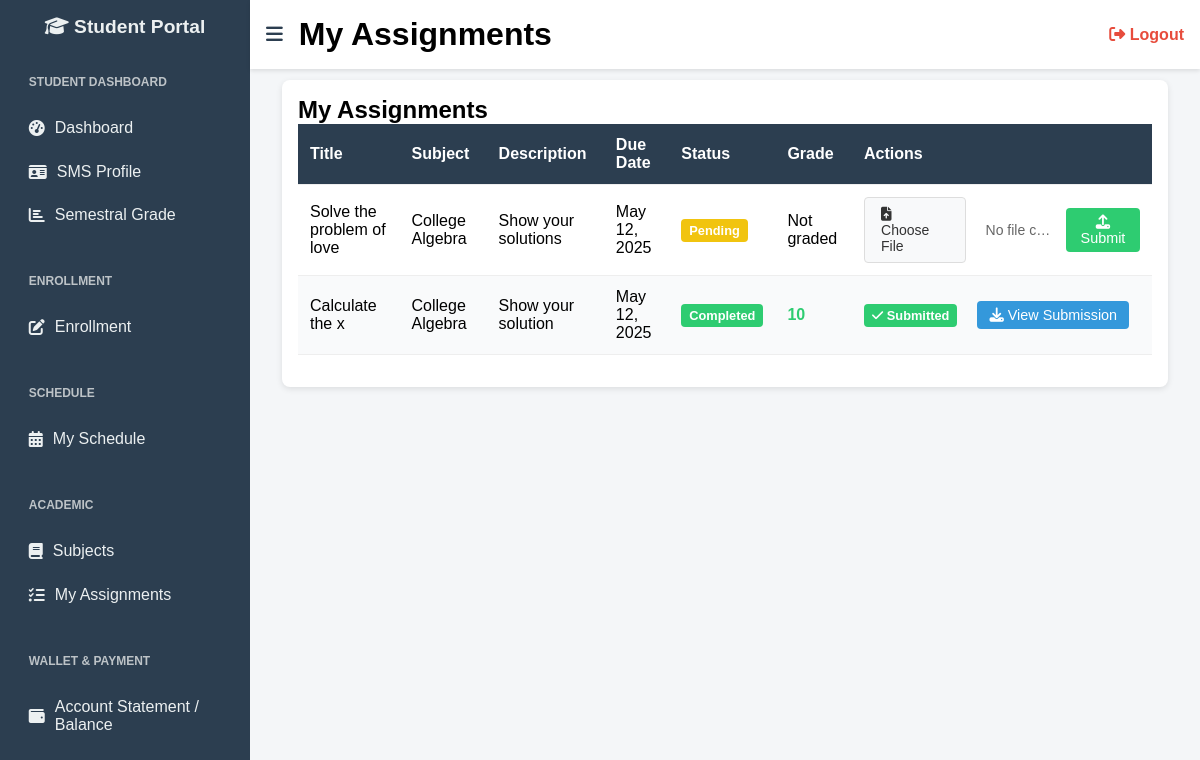
The app's page /student_assignments.php (signed in) with its own data.
### tables this page shows
CREATE TABLE `assignments` (
  `id` int(11) NOT NULL,
  `title` varchar(255) NOT NULL,
  `description` text DEFAULT NULL,
  `due_date` date NOT NULL,
  `subject_id` int(11) NOT NULL,
  `created_at` timestamp NOT NULL DEFAULT current_timestamp()
);

CREATE TABLE `subjects` (
  `id` int(11) NOT NULL,
  `subject_code` varchar(50) NOT NULL,
  `subject_name` varchar(100) NOT NULL,
  `units` int(11) NOT NULL,
  `semester` varchar(20) DEFAULT NULL,
  `year_level` varchar(20) DEFAULT NULL,
  `school_year` varchar(9) DEFAULT NULL,
  `program` varchar(255) DEFAULT NULL
);

CREATE TABLE `assignment_submissions` (
  `id` int(11) NOT NULL,
  `assignment_id` int(11) NOT NULL,
  `student_id` int(11) NOT NULL,
  `status` enum('pending','completed') DEFAULT 'pending',
  `file_path` varchar(255) DEFAULT NULL,
  `grade` int(11) DEFAULT NULL,
  `submitted_at` timestamp NOT NULL DEFAULT current_timestamp()
);

### student_assignments.php (the view, shortened to what this page needs)
<?php
include('db_connect.php');
function getStudentAssignments() {
    global $conn;
    $student_id = $_SESSION['student_id'];
    $check_column = "SHOW COLUMNS FROM assignment_submissions LIKE 'file_path'";
    $result = $conn->query($check_column);
    $has_file_path = $result->num_rows > 0;
    $sql = "SELECT a.*, s.subject_name,
            COALESCE(asub.status, 'pending') as submission_status,
            asub.submitted_at" .
            ($has_file_path ? ", asub.file_path" : "") . ",
            asub.grade
            FROM assignments a
            JOIN subjects s ON a.subject_id = s.id
            JOIN enrollments e ON s.id = e.subject_id
            LEFT JOIN assignment_submissions asub ON a.id = asub.assignment_id AND asub.student_id = ?
            WHERE e.student_id = ?
            ORDER BY a.due_date ASC";
    $stmt = $conn->prepare($sql);
    $stmt->bind_param("ii", $student_id, $student_id);
    $stmt->execute();
    $result = $stmt->get_result();
    return $result->fetch_all(MYSQLI_ASSOC);
}
$assignments = getStudentAssignments();
?>
<!DOCTYPE html>
<html lang="en">
<head>
    <link rel="stylesheet" href="https://cdnjs.cloudflare.com/ajax/libs/font-awesome/6.4.0/css/all.min.css"/>
</head>
<body>
<div class="sidebar" id="sidebar">
        <h2><i class="fas fa-graduation-cap"></i> <span>Student Portal</span></h2>
        <ul>
            <li class="section-title">Student Dashboard</li>
            <li><a href="dashboard.php"><i class="fas fa-tachometer-alt"></i> <span>Dashboard</span></a></li>
            <li><a href="sms_profile.php"><i class="fas fa-id-card"></i> <span>SMS Profile</span></a></li>
            <li><a href="semestral_grade.php"><i class="fas fa-chart-bar"></i> <span>Semestral Grade</span></a></li>
            <li class="section-title">Enrollment</li>
            <li><a href="enrollment.php"><i class="fas fa-edit"></i> <span>Enrollment</span></a></li>
            <li class="section-title">Schedule</li>
            <li><a href="student_schedule.php"><i class="fas fa-calendar-alt"></i> <span>My Schedule</span></a></li>
            <li class="section-title">Academic</li>
            <li><a href="subjects.php"><i class="fas fa-book"></i> <span>Subjects</span></a></li>
            <li><a href="student_assignments.php"><i class="fas fa-tasks"></i> <span>My Assignments</span></a></li>
            <li class="section-title">Wallet & Payment</li>
            <li><a href="account_statement.php"><i class="fas fa-wallet"></i> <span>Account Statement / Balance</span></a></li>
        </ul>
    </div>
    <div class="topbar" id="topbar">
        <button class="toggle-btn" onclick="toggleSidebar()">
            <i class="fas fa-bars"></i>
        </button>
        <h1>My Assignments</h1>
        <a href="logout.php" class="logout-btn"><i class="fas fa-sign-out-alt"></i> Logout</a>
    </div>
    <div class="content" id="content">
        <div id="assignments-content">
            <div class="assignment-table">
                <h2>My Assignments</h2>
                <table>
                    <thead>
                        <tr>
                            <th>Title</th>
                            <th>Subject</th>
                            <th>Description</th>
                            <th>Due Date</th>
                            <th>Status</th>
                            <th>Grade</th>
                            <th>Actions</th>
                        </tr>
                    </thead>
                    <tbody>
                        <?php foreach ($assignments as $assignment): ?>
                        <tr>
                            <td><?php echo htmlspecialchars($assignment['title']); ?></td>
                            <td><?php echo htmlspecialchars($assignment['subject_name']); ?></td>
                            <td><?php echo htmlspecialchars($assignment['description']); ?></td>
                            <td><?php echo date('M d, Y', strtotime($assignment['due_date'])); ?></td>
                            <td>
                                <span class="status-badge status-<?php echo $assignment['submission_status']; ?>">
                                    <?php echo ucfirst($assignment['submission_status']); ?>
                                </span>
                            </td>
                            <td>
                                <?php if (isset($assignment['grade']) && $assignment['grade'] !== null): ?>
                                    <span style="color:#2ecc71; font-weight:bold;"> <?php echo $assignment['grade']; ?> </span>
                                <?php else: ?>
                                    <span class="text-muted">Not graded</span>
                                <?php endif; ?>
                            </td>
                            <td>
                                <?php if ($assignment['submission_status'] === 'pending'): ?>
                                    <form method="POST" enctype="multipart/form-data" style="display: inline;">
                                        <div class="file-upload-container">
                                            <div class="file-upload-wrapper">
                                                <label for="file-<?php echo $assignment['id']; ?>" class="file-upload-button">
                                                    <i class="fas fa-file-upload"></i> Choose File
                                                </label>
                                            </div>
                                            <span class="file-name" id="file-name-<?php echo $assignment['id']; ?>">No file chosen</span>
                                            <button type="submit" class="btn btn-success">
                                                <i class="fas fa-upload"></i> Submit
                                        </button>
                                        </div>
                                    </form>
                                <?php else: ?>
                                    <div class="submission-actions">
                                        <span class="status-badge status-completed">
                                            <i class="fas fa-check"></i> Submitted
                                        </span>
                                        <?php if (isset($assignment['file_path']) && $assignment['file_path']): ?>
                                            <a href="<?php echo htmlspecialchars($assignment['file_path']); ?>" class="btn-info" target="_blank">
                                                <i class="fas fa-download"></i> View Submission
                                            </a>
                                        <?php endif; ?>
                                    </div>
                                <?php endif; ?>
                            </td>
                        </tr>
                        <?php endforeach; ?>
                    </tbody>
                </table>
            </div>
        </div>
    </div>
</body>
</html>

### student_assignments.php (style rules this page uses)
* { box-sizing: border-box; margin: 0; padding: 0; }
body { font-family: Arial, sans-serif; display: flex; min-height: 100vh; background-color: #f4f6f8; }
.sidebar { width: 250px; background-color: #2c3e50; color: #ecf0f1; padding-top: 1rem; flex-shrink: 0; overflow: hidden; transition: all 0.3s ease; }
.sidebar h2 { text-align: center; margin-bottom: 1rem; font-size: 1.2rem; }
.sidebar ul { list-style: none; padding: 0 1rem; }
.sidebar li { padding: 0.8rem; cursor: pointer; transition: background-color 0.2s; }
.sidebar .section-title { font-weight: bold; font-size: 0.75rem; margin-top: 1.5rem; margin-bottom: 0.3rem; color: #bdc3c7; text-transform: uppercase; }
.sidebar li a { text-decoration: none; color: inherit; display: flex; align-items: center; gap: 10px; }
.topbar { position: fixed; left: 250px; right: 0; top: 0; background-color: #fff; padding: 1rem; box-shadow: 0 2px 4px rgba(0,0,0,0.1); z-index: 999; display: flex; align-items: center; gap: 1rem; transition: all 0.3s ease; }
.toggle-btn { font-size: 1.2rem; cursor: pointer; background: none; border: none; color: #2c3e50; }
.logout-btn { margin-left: auto; text-decoration: none; color: #e74c3c; font-weight: bold; }
.content { flex-grow: 1; padding: 5rem 2rem 2rem 2rem; transition: all 0.3s ease; margin-left: 0; }
.assignment-table { background: #fff; border-radius: 0.5rem; padding: 1rem; box-shadow: 0 2px 6px rgba(0,0,0,0.1); overflow-x: auto; }
table { width: 100%; border-collapse: collapse; margin-bottom: 1rem; }
th, td { padding: 0.75rem; border-bottom: 1px solid #eee; text-align: left; }
th { background: #2c3e50; color: white; }
tr:nth-child(even) { background-color: #f9fafb; }
.status-badge { display: inline-block; padding: 4px 8px; border-radius: 4px; font-size: 0.8rem; font-weight: bold; }
.status-pending { background-color: #f1c40f; color: #fff; }
.status-completed { background-color: #2ecc71; color: #fff; }
.btn { padding: 6px 12px; border: none; border-radius: 4px; cursor: pointer; font-size: 0.9rem; transition: background-color 0.2s; }
.btn-success { background-color: #2ecc71; color: white; }
.btn-info { background-color: #3498db; color: white; border: none; padding: 6px 12px; border-radius: 4px; cursor: pointer; font-size: 0.9rem; text-decoration: none; display: inline-flex; align-items: center; margin-left: 10px; transition: background-color 0.2s; }
.btn-info i { margin-right: 4px; }
.file-upload-container { display: inline-flex; align-items: center; gap: 10px; }
.file-upload-wrapper { position: relative; display: inline-block; }
.file-upload-button { display: inline-block; padding: 8px 16px; background-color: #f8f9fa; border: 1px solid #ddd; border-radius: 4px; color: #333; font-size: 14px; cursor: pointer; transition: all 0.2s; }
.file-name { font-size: 14px; color: #666; margin-left: 10px; max-width: 200px; overflow: hidden; text-overflow: ellipsis; white-space: nowrap; }
.file-upload-button i { margin-right: 5px; }
.submission-actions { display: flex; align-items: center; gap: 10px; }

### records on screen
assignments: title "Solve the problem of love", subject.subject_name "College Algebra", description "Show your solutions", due_date "May 12, 2025", submission_status "Pending", shows "Not graded"
assignments: title "Calculate the x", subject.subject_name "College Algebra", description "Show your solution", due_date "May 12, 2025", submission_status "Completed", assignment_submissions.grade "10"
